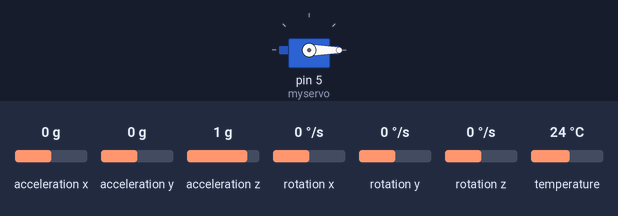
Recording of a sketch running on a simulated Arduino Leonardo, built with avr-gcc and run on an emulated ATmega32U4. Parts: servo. The inputs (shaded band) are chosen by the test bench; at power-on: rotation x 0 °/s, acceleration z 1 g, acceleration y 0 g, acceleration x 0 g, rotation y 0 °/s, rotation z 0 °/s, temperature 24 °C. What the sketch prints to the serial monitor is not drawn.

Above: at 1.3 s.
1.4 s: rotation x set to -100 °/s
At 1.92 s:
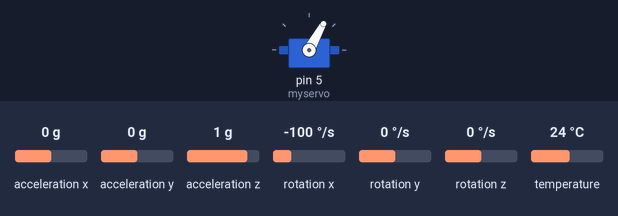
At 3.1 s:
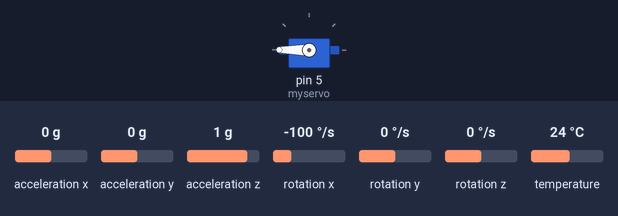
4.0 s: acceleration z set to 0.1 g
5.5 s: acceleration z set to -0.2 g
At 6.35 s:
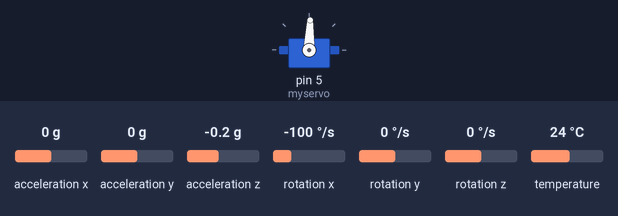
7.9 s: acceleration y set to -1.4 g
Timing chart, 0 to 11.8 s (numbered marks = the images above; inputs shaded):
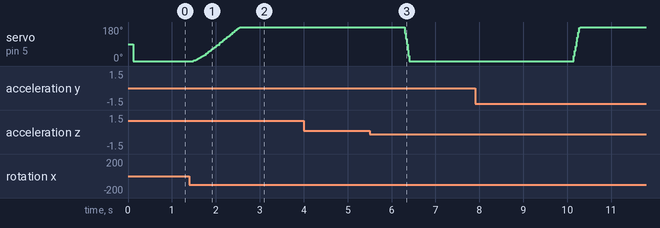

Measured:
- the behaviour switches between 0 and -0.1 g on acceleration z (found by bisection; images 2 and 3)
- after the input at 1.4 s, servo on pin 5 (myservo): moves from 0° to 180° over 1.1 s, starting after 0.08 s
- after the input at 4.0 s, every drawn part: stays the same
- after the input at 5.5 s, servo on pin 5 (myservo): 180° → 0° after 0.81 s

The sketch:

Tarea.ino
```cpp
// Basic demo for accelerometer readings from Adafruit MPU6050

#include <Adafruit_MPU6050.h>
#include <Adafruit_Sensor.h>
#include <Wire.h>
#include <Servo.h>

#define PERIOD 20000  // período correspondiente a una frecuencia de 50Hz
#define ALPHA 0.1f
#define MIN_SERVO_US 550     // 0° de rotación del servo
#define MAX_SERVO_US 2470    // 180° de rotación del servo
#define MIN_SERVO_ANGLE 60   // Ángulo mínimo del servo que admite la planta
#define MAX_SERVO_ANGLE 150  // Ángulo máximo del servo que admite la planta
#define SERVO_OFFSET 1.5     // Offset de la IMU respecto del servo

Servo myservo;

unsigned long t1;
int counter = 0;
float value = 90;

Adafruit_MPU6050 mpu;

float theta_g1 = 0;
float theta_g = 0;
float theta_a = 0;
float theta = 0;

float error_prev = 0;
float theta_servo_prev = 0;

float theta_ref = 0;

void setup(void) {
  Serial.begin(115200);
  while (!Serial)
    delay(10);  // will pause Zero, Leonardo, etc until serial console opens

  Serial.println("Adafruit MPU6050 test!");

  // Try to initialize!
  if (!mpu.begin()) {
    Serial.println("Failed to find MPU6050 chip");
    while (1) {
      delay(10);
    }
  }
  Serial.println("MPU6050 Found!");

  mpu.setAccelerometerRange(MPU6050_RANGE_8_G);
  mpu.setGyroRange(MPU6050_RANGE_500_DEG);
  mpu.setFilterBandwidth(MPU6050_BAND_44_HZ);

  Serial.println("");
  delay(100);
  myservo.attach(5);
}

void loop() {
  t1 = micros();

  /* Get new sensor events with the readings */
  sensors_event_t a, g, temp;
  mpu.getEvent(&a, &g, &temp);

  theta_g1 = theta_g1 + g.gyro.x * 0.02 * (180 / PI);
  theta_a = atan2(a.acceleration.y, a.acceleration.z) * (180 / PI);

  theta_g = theta + g.gyro.x * 0.02 * (180 / PI);
  theta = ALPHA * theta_a + (1 - ALPHA) * theta_g;

  matlab_send(theta, theta_ref);

  /* Print out the values */
  Serial.print("Ángulo: ");
  Serial.print(theta);
  Serial.println("°");

  Serial.println("");

  if (counter == 200) {
    counter = 0;
    if (theta_ref == 0) {
      theta_ref = 20;
    } else {
      theta_ref = 0;
    }
  } else {
    counter++;
  }

  float error = theta_ref - theta;
  // Forward
  // float theta_servo = error_prev * 0.2196 + theta_servo_prev;
  // Bilineal
  float theta_servo = 0.5 * (0.2196 * error + 0.2196 * error_prev + 2 * theta_servo_prev);

  writeServo(theta_servo - SERVO_OFFSET);

  theta_servo_prev = theta_servo;
  error_prev = error;

  while (micros() < t1 + PERIOD) {};
}

void writeServo(float angle) {
  float value = angle;

  if (angle < MIN_SERVO_ANGLE) {
    value = MIN_SERVO_ANGLE;
  }
  if (angle > MAX_SERVO_ANGLE) {
    value = MAX_SERVO_ANGLE;
  }

  float angleMicros = angle * ((MAX_SERVO_US - MIN_SERVO_US) / 180) + MIN_SERVO_US;
  myservo.writeMicroseconds(angleMicros);
}

void matlab_send(float dato1, float dato2) {
  Serial.write("abcd");
  byte *b1 = (byte *)&dato1;
  Serial.write(b1, 4);
  byte *b2 = (byte *)&dato2;
  Serial.write(b2, 4);
  //etc con mas datos tipo float. Tambien podría pasarse como parámetro a esta funcion un array de floats.
}
```
